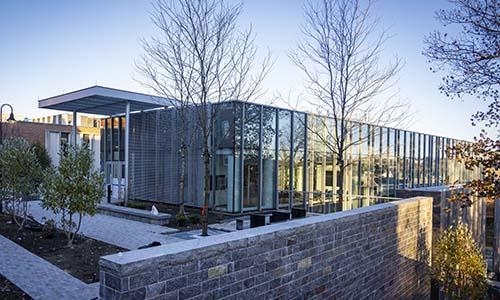
#> input picture Lab2/UnityHall.jpg, 500 x 300 px
$ python lab2_unity.py
#> lines starting #> are read from the running program, lines starting #| are printed output that depends on the picture
import cv2
import cv2 as cv
import matplotlib.pyplot as plt
import numpy as np
import os

# Reading imgs form the given directory, this will be replaced in server implementation
def img_reading(folder):

    image_list = os.listdir(folder)
    image_list = [item for item in image_list if os.path.isfile(os.path.join(folder, item))]

    return image_list

def display_image(image, title):

    # Convert the image from BGR to RGB (OpenCV uses BGR by default)
    # image_rgb = cv2.cvtColor(image, cv2.COLOR_BGR2RGB)

    # Plot the image
    plt.figure(figsize=(6, 6))
    plt.imshow(image)
    plt.title(title)
    plt.axis('off')
    plt.show()

def rotate_image(image, angle):
    # Get image dimensions
    height, width = image.shape[:2]

    # Calculate the center of the image
    center = (width // 2, height // 2)

    # Define the rotation matrix
    rotation_matrix = cv2.getRotationMatrix2D(center, angle, 1.0)

    # Determine the new dimensions of the rotated image
    cos = np.abs(rotation_matrix[0, 0])
    sin = np.abs(rotation_matrix[0, 1])
    new_width = int((height * sin) + (width * cos))
    new_height = int((height * cos) + (width * sin))

    # Adjust the rotation matrix to take into account the translation due to padding
    rotation_matrix[0, 2] += (new_width - width) / 2
    rotation_matrix[1, 2] += (new_height - height) / 2

    # Apply rotation to the image with padding
    rotated_image = cv2.warpAffine(image, rotation_matrix, (new_width, new_height), borderMode=cv2.BORDER_CONSTANT, borderValue=(255, 255, 255))

    return rotated_image

def calculate_bounding_box(pts1, pts2):
    # Combine the original and desired points
    all_points = np.concatenate((pts1, pts2), axis=0)

    # Find the minimum and maximum x and y coordinates
    min_x = np.min(all_points[:, 0])
    max_x = np.max(all_points[:, 0])
    min_y = np.min(all_points[:, 1])
    max_y = np.max(all_points[:, 1])

    # Calculate the new width and height
    new_width = int(max_x - min_x)
    new_height = int(max_y - min_y)

    return new_width, new_height

def save_image(image, folder, filename):
    if not os.path.exists(folder):
        os.makedirs(folder)
    cv2.imwrite(os.path.join(folder, filename), cv2.cvtColor(image, cv2.COLOR_RGB2BGR))

def main():
    # Read the image using OpenCV
    image = cv2.imread("UnityHall.jpg")
#> image is the input picture: shape (300, 500, 3); mean B, G, R 150.9, 134.1, 125.4

    # Convert the image from BGR to RGB (OpenCV uses BGR by default)
    image_rgb = cv2.cvtColor(image, cv2.COLOR_BGR2RGB)

    # Titles for each image
    titles = ['Original', 'Scaled Up', 'Affine', 'Rotated', 'Scaled Down', 'Perspective']

    ## scalling up
    height, width, _ = image_rgb.shape
#> height = 300; width = 500
    scaled_up = cv.resize(image_rgb, (int(width+(20*width/100)), int((20*width/100)+height)), interpolation = cv.INTER_CUBIC)

    ## affine
    pts1 = np.float32([[0, 0], [height, 0], [height, width]])
#> pts1 = [[0, 0], [300, 0], [300, 500]]
    pts2 = np.float32([[0,50],[height,0],[height,width-50]])
#> pts2 = [[0, 50], [300, 0], [300, 450]]
    newwidth, newheight = calculate_bounding_box(pts1, pts2)
#> newwidth = 300

    M = cv.getAffineTransform(pts1,pts2)

    Affine = cv.warpAffine(image_rgb,M,(newwidth-20, newheight-150), cv.BORDER_CONSTANT, borderValue=(255, 255, 255))

    ## Rotated
    # M = cv.getRotationMatrix2D(((width-1)/2.0,(height-1)/2.0), 10, 1)
    # rotated = cv.warpAffine(image_rgb, M,(width,height))
    rotated = rotate_image(image_rgb, 10)
#> in rotate_image, `rotated_image = cv2.warpAffine(image, rotation_matrix, (new_width, new..`:
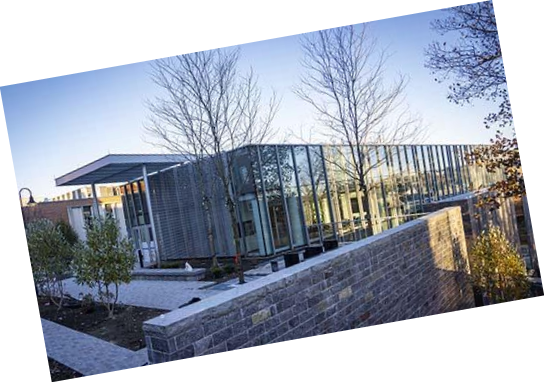
#> rotated_image: shape (382, 544, 3); mean R, G, B 161.4, 167.7, 179.9

    ## Scale Down
    # scalling up
    height, width, _ = image_rgb.shape
    scaled_down = cv.resize(image_rgb, (int(width-(20*width/100)), int(height-(20*width/100))), interpolation = cv.INTER_CUBIC)
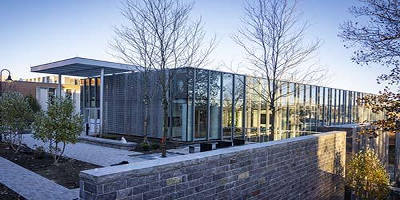
#> scaled_down: shape (200, 400, 3); mean R, G, B 125.4, 134.1, 150.9

    ## Perspective transform
    pts1_ = np.float32([[0,0],[0,height],[width,0],[width, height]])
    pts2_ = np.float32([[0,0],[0,height-60],[width+20,0],[width, height]])

    M = cv.getPerspectiveTransform(pts1_, pts2_)

    newwidth, newheight = calculate_bounding_box(pts1_, pts2_)
    perspective = cv.warpPerspective(image_rgb,M,(newwidth, newheight), cv.BORDER_CONSTANT, borderValue=(255, 255, 255))
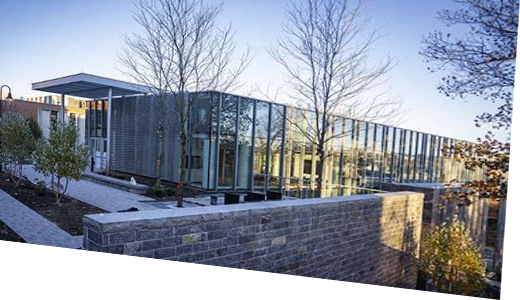
#> perspective: shape (300, 520, 3); mean R, G, B 143.1, 150.2, 164.5

    # Display each image separately
    display_image(image_rgb, titles[0])
    display_image(scaled_up, titles[1])
    display_image(Affine, titles[2])
    display_image(rotated, titles[3])
    display_image(scaled_down, titles[4])
    display_image(perspective, titles[5])

    corner_detection_folder = "corner_detection"

    # Run Harris corner detector on each image and save the results
    list_img = img_reading("Images")

    for file in list_img:
        img = cv.imread("Images/"+file)
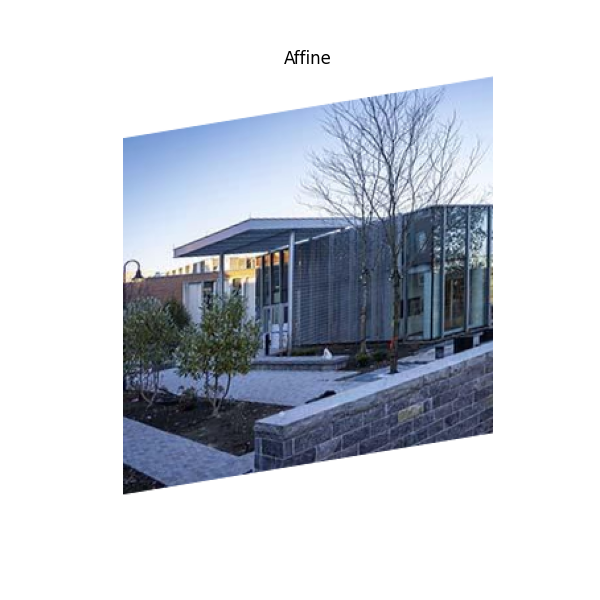
#> input picture Lab2/Images/Affine.png, 600 x 600 px
#> img is the input picture: shape (600, 600, 3); mean B, G, R 215.5, 207.5, 203
        img = cv.cvtColor(img, cv.COLOR_BGR2RGB)
        gray = cv.cvtColor(img, cv.COLOR_RGB2GRAY)
        gray = np.float32(gray)
        dst = cv.cornerHarris(gray, 2, 3, 0.04)
        dst = cv.dilate(dst, None)
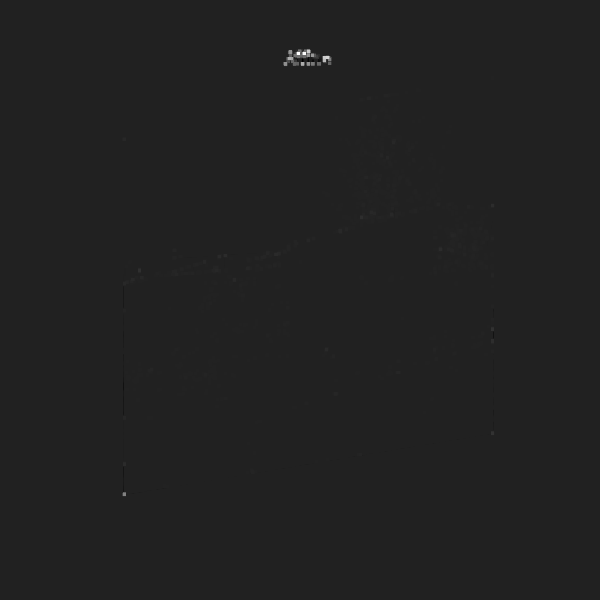
#> dst: shape (600, 600) float32; min -72481384, max 475974080, mean 299112.3; drawn with min black and max white
        img[dst > 0.01 * dst.max()] = [255, 0, 0]  # Marking corners in red
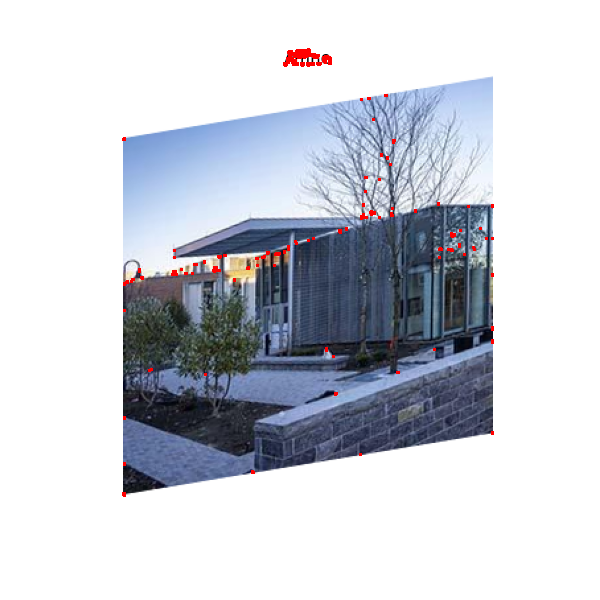
#> img: shape (600, 600, 3); mean R, G, B 203.5, 206.8, 214.8
        save_image(img, corner_detection_folder, f"{file}.jpg")
#> pass 3 of the loop in main, `for file in list_img:`:
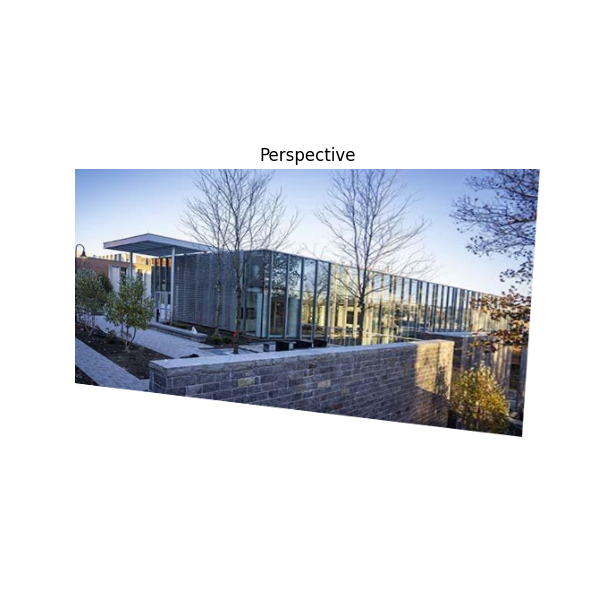
#> input picture Lab2/Images/Perspective.png, 600 x 600 px
#> in main, img is the input picture: shape (600, 600, 3); mean B, G, R 223.2, 218.3, 215.8
#> in main, `img[dst > 0.01 * dst.max()] = [255, 0, 0]`:
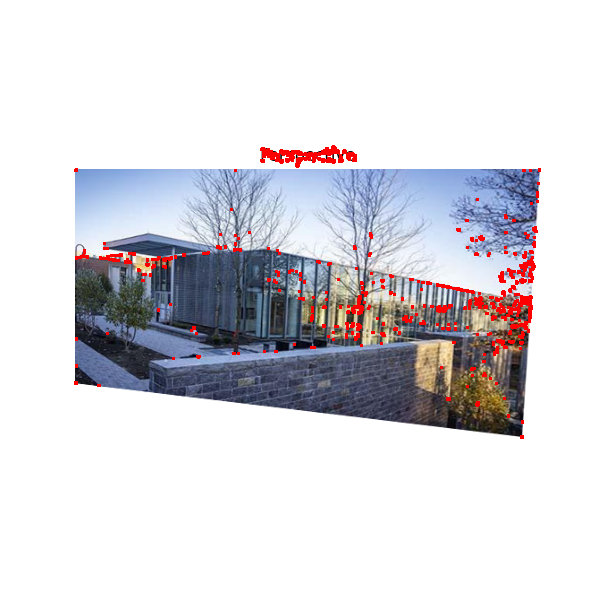
#> img: shape (600, 600, 3); mean R, G, B 217.6, 216, 220.9

    for file in list_img:
        img = cv2.imread(os.path.join("Images", file))
        img = cv2.cvtColor(img, cv2.COLOR_BGR2RGB)

        # Convert the image to grayscale
        gray = cv2.cvtColor(img, cv2.COLOR_RGB2GRAY)

        # Create a SIFT object
        sift = cv2.SIFT_create()

        # Detect keypoints and compute descriptors
        keypoints, descriptors = sift.detectAndCompute(gray, None)
#> keypoints = 1921 keypoints; strongest (x, y, size): (312, 55, 1.9), (289, 57, 2), (296, 54, 2.2), (302, 55, 2.3)

        # Draw keypoints on the image
        img_with_keypoints = img.copy()
        img_with_keypoints = cv2.drawKeypoints(img, keypoints, None, color=(0, 255, 0), flags=cv2.MARKER_CROSS)

        # Draw plus signs at keypoints
        for kp in keypoints:
            x, y = kp.pt
            x = int(round(x))  # Round an cast to int
            y = int(round(y))

            # Draw a cross with (x, y) center
            img_with_keypoints = cv2.drawMarker(img_with_keypoints, (x, y), (0, 255, 0), markerType=cv2.MARKER_CROSS, markerSize=5, thickness=1, line_type=cv2.LINE_8)
#> this loop made 1921 passes
#> (kp, x, y) on passes 1 to 3: (keypoint at (102.8, 430.3), size 36.5, 103, 430), (keypoint at (124.1, 284.6), size 2.4, 124, 285), (keypoint at (124.1, 307.1), size 2.4, 124, 307)
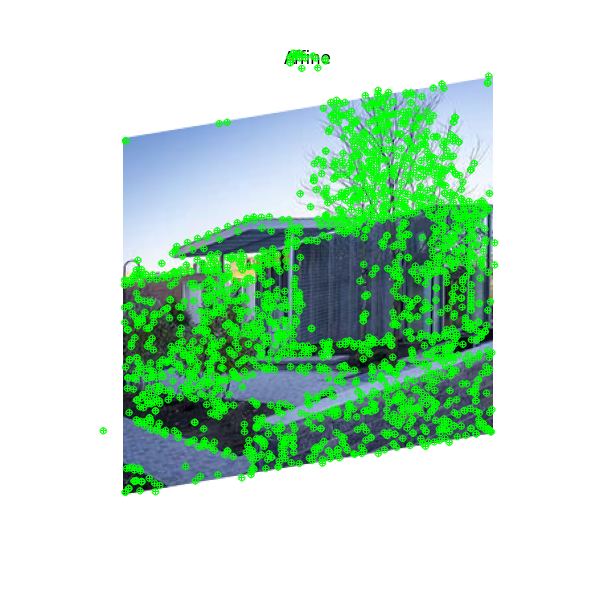
#> img_with_keypoints: shape (600, 600, 3); mean R, G, B 191, 223.3, 200.4

        # Save the image with keypoints
        save_image(img_with_keypoints, "sift_detection", f"{file}.jpg")
#> pass 3 of the loop in main, `for file in list_img:`:
#> keypoints = 1589 keypoints; strongest (x, y, size): (340, 160, 1.9), (297, 153, 2), (281, 153, 2.1), (327, 151, 2.4)
#> the loop in main, `for kp in keypoints:` made 1589 passes
#> (kp, x, y) on passes 1 to 3: (keypoint at (76.5, 368.2), size 3.1, 77, 368), (keypoint at (76.8, 368.6), size 3.6, 77, 369), (keypoint at (77.3, 335.4), size 4.4, 77, 335)
#> after the loop in main, `for kp in keypoints:`:
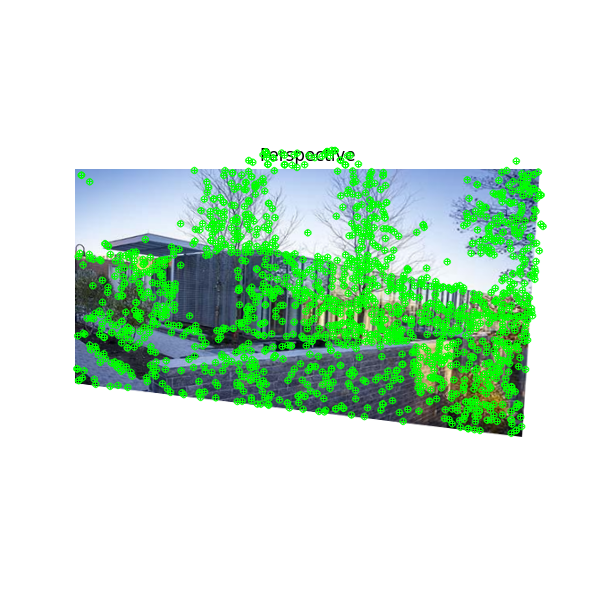
#> img_with_keypoints: shape (600, 600, 3); mean R, G, B 204, 230.4, 210.1

if __name__ == "__main__":
    main()
